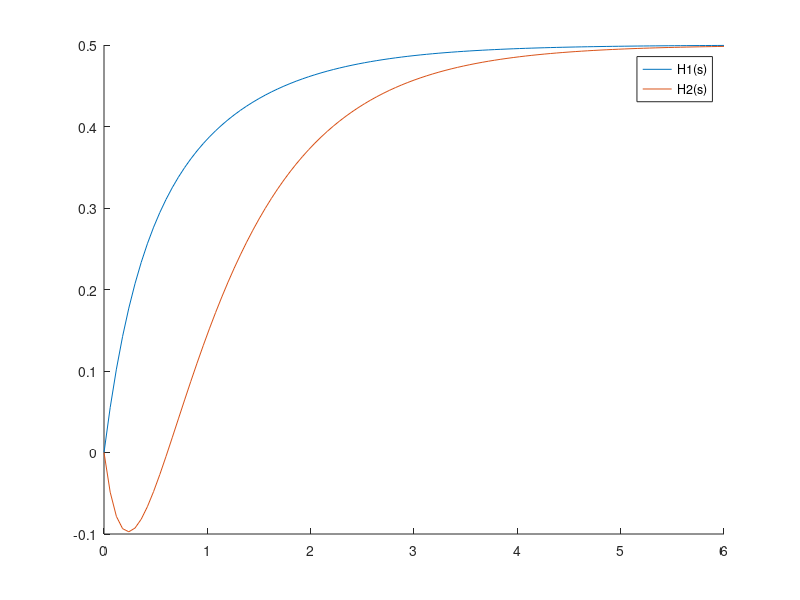

Source code (MATLAB):
% Signal Processing and Systems
% Problem Set 7
% Ivan Chowdhury

clc, clear;

% Problem 5
% 5d
num1 = [1 2];  % Creating matrices
num2 = [-1 2];
den = [1 4.8 4];

% transfer function objects
s1 = tf (num1, den)
s2 = tf (num2, den)

% unit step responses
[y1, t1] = step (s1);
[y2, t2] = step (s2);

% graphs
hold on
plot (t1, y1);
plot (t2, y2);

legend ('H1(s)', 'H2(s)');
hold off